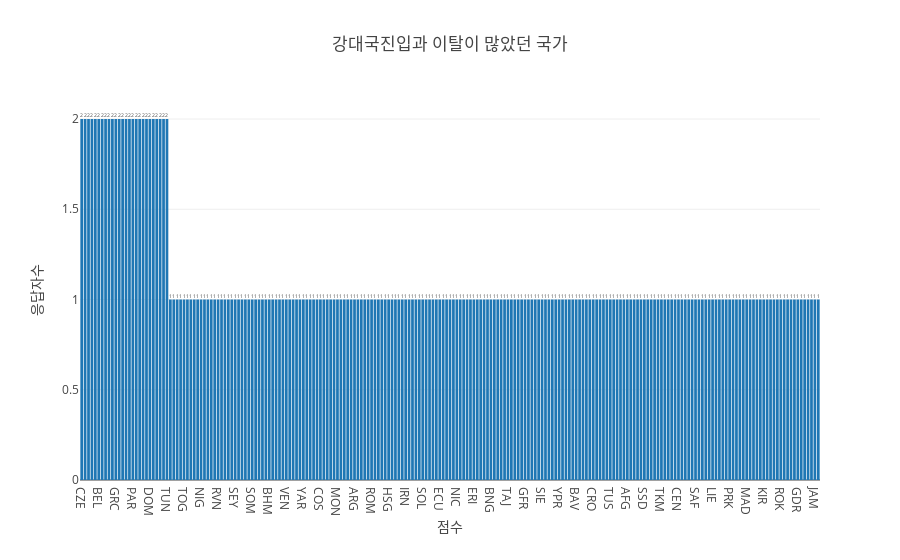

This figure's notebook cell:
### Code cell
trace = go.Bar(
    x = df['stateabb'].value_counts().index,
    y = df['stateabb'].value_counts(),
    text = df['stateabb'].value_counts(),
    textposition = 'auto', orientation = 'v'
)

layout = go.Layout(title='강대국진입과 이탈이 많았던 국가',
                   xaxis=dict(title='점수', 
#                               range=[0,6], 
#                               tick0=0,dtick=1
                             ),
                   yaxis=dict(title='응답자수',
#                               range=[0,10],
#                               showgrid=True,
#                               zeroline=True,
#                               dtick=2
                             )
                  )

fig = go.Figure(data=[trace], layout=layout)

iplot(fig)

### Figure 1 — Plotly figure (JSON) as saved in the notebook; plotly's stock layout.template omitted (floating-point values rounded to 4 significant figures; data arrays with more than 128 entries replaced by an {"elided": "..."} marker saying what was removed)
{"data": [{"orientation": "v", "text": {"elided": "217 int values"}, "textposition": "auto", "type": "bar", "uid": "8f590f39-9640-4ceb-af04-ce5ee5022f5a", "x": {"elided": "217 str values"}, "y": {"elided": "217 int values"}}], "layout": {"autosize": true, "title": {"text": "강대국진입과 이탈이 많았던 국가"}, "xaxis": {"autorange": true, "range": [-0.5, 216.5], "title": {"text": "점수"}, "type": "category"}, "yaxis": {"autorange": true, "range": [0, 2.105], "title": {"text": "응답자수"}, "type": "linear"}}}
